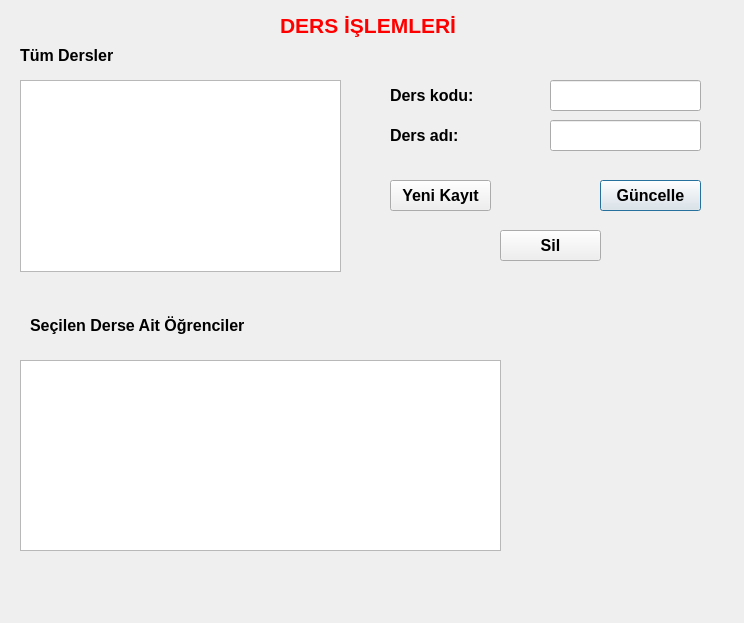
<?xml version="1.0" encoding="UTF-8"?>
<ui version="4.0">
 <class>frm_ders</class>
 <widget class="QDialog" name="frm_ders">
  <property name="geometry">
   <rect>
    <x>0</x>
    <y>0</y>
    <width>744</width>
    <height>623</height>
   </rect>
  </property>
  <property name="windowTitle">
   <string>Dialog</string>
  </property>
  <widget class="QTableView" name="tableView_ders">
   <property name="geometry">
    <rect>
     <x>20</x>
     <y>80</y>
     <width>321</width>
     <height>192</height>
    </rect>
   </property>
  </widget>
  <widget class="QLabel" name="label_2">
   <property name="geometry">
    <rect>
     <x>280</x>
     <y>10</y>
     <width>251</width>
     <height>31</height>
    </rect>
   </property>
   <property name="font">
    <font>
     <pointsize>16</pointsize>
     <weight>75</weight>
     <bold>true</bold>
    </font>
   </property>
   <property name="styleSheet">
    <string notr="true">color: rgb(255, 0, 0);</string>
   </property>
   <property name="text">
    <string>DERS İŞLEMLERİ</string>
   </property>
  </widget>
  <widget class="QLabel" name="label">
   <property name="geometry">
    <rect>
     <x>20</x>
     <y>40</y>
     <width>201</width>
     <height>31</height>
    </rect>
   </property>
   <property name="font">
    <font>
     <pointsize>12</pointsize>
     <weight>75</weight>
     <bold>true</bold>
    </font>
   </property>
   <property name="text">
    <string>Tüm Dersler </string>
   </property>
  </widget>
  <widget class="QPushButton" name="pushButton_guncelle">
   <property name="geometry">
    <rect>
     <x>600</x>
     <y>180</y>
     <width>101</width>
     <height>31</height>
    </rect>
   </property>
   <property name="font">
    <font>
     <pointsize>12</pointsize>
     <weight>75</weight>
     <bold>true</bold>
    </font>
   </property>
   <property name="text">
    <string>Güncelle</string>
   </property>
  </widget>
  <widget class="QPushButton" name="pushButton_yeni">
   <property name="geometry">
    <rect>
     <x>390</x>
     <y>180</y>
     <width>101</width>
     <height>31</height>
    </rect>
   </property>
   <property name="font">
    <font>
     <pointsize>12</pointsize>
     <weight>75</weight>
     <bold>true</bold>
    </font>
   </property>
   <property name="text">
    <string>Yeni Kayıt</string>
   </property>
  </widget>
  <widget class="QLineEdit" name="lineEdit_dersKodu">
   <property name="geometry">
    <rect>
     <x>550</x>
     <y>80</y>
     <width>151</width>
     <height>31</height>
    </rect>
   </property>
   <property name="text">
    <string/>
   </property>
  </widget>
  <widget class="QLabel" name="label_4">
   <property name="geometry">
    <rect>
     <x>390</x>
     <y>80</y>
     <width>111</width>
     <height>31</height>
    </rect>
   </property>
   <property name="font">
    <font>
     <pointsize>12</pointsize>
     <weight>75</weight>
     <bold>true</bold>
    </font>
   </property>
   <property name="text">
    <string>Ders kodu:</string>
   </property>
  </widget>
  <widget class="QPushButton" name="pushButton_sil">
   <property name="geometry">
    <rect>
     <x>500</x>
     <y>230</y>
     <width>101</width>
     <height>31</height>
    </rect>
   </property>
   <property name="font">
    <font>
     <pointsize>12</pointsize>
     <weight>75</weight>
     <bold>true</bold>
    </font>
   </property>
   <property name="text">
    <string>Sil</string>
   </property>
  </widget>
  <widget class="QLineEdit" name="lineEdit_dersAdi">
   <property name="geometry">
    <rect>
     <x>550</x>
     <y>120</y>
     <width>151</width>
     <height>31</height>
    </rect>
   </property>
   <property name="text">
    <string/>
   </property>
  </widget>
  <widget class="QLabel" name="label_5">
   <property name="geometry">
    <rect>
     <x>390</x>
     <y>120</y>
     <width>101</width>
     <height>31</height>
    </rect>
   </property>
   <property name="font">
    <font>
     <pointsize>12</pointsize>
     <weight>75</weight>
     <bold>true</bold>
    </font>
   </property>
   <property name="text">
    <string>Ders adı:</string>
   </property>
  </widget>
  <widget class="QLabel" name="label_3">
   <property name="geometry">
    <rect>
     <x>30</x>
     <y>310</y>
     <width>241</width>
     <height>31</height>
    </rect>
   </property>
   <property name="font">
    <font>
     <pointsize>12</pointsize>
     <weight>75</weight>
     <bold>true</bold>
    </font>
   </property>
   <property name="text">
    <string>Seçilen Derse Ait Öğrenciler</string>
   </property>
  </widget>
  <widget class="QTableView" name="tableView_dersOgrenci">
   <property name="geometry">
    <rect>
     <x>20</x>
     <y>360</y>
     <width>481</width>
     <height>191</height>
    </rect>
   </property>
  </widget>
 </widget>
 <resources/>
 <connections/>
</ui>
